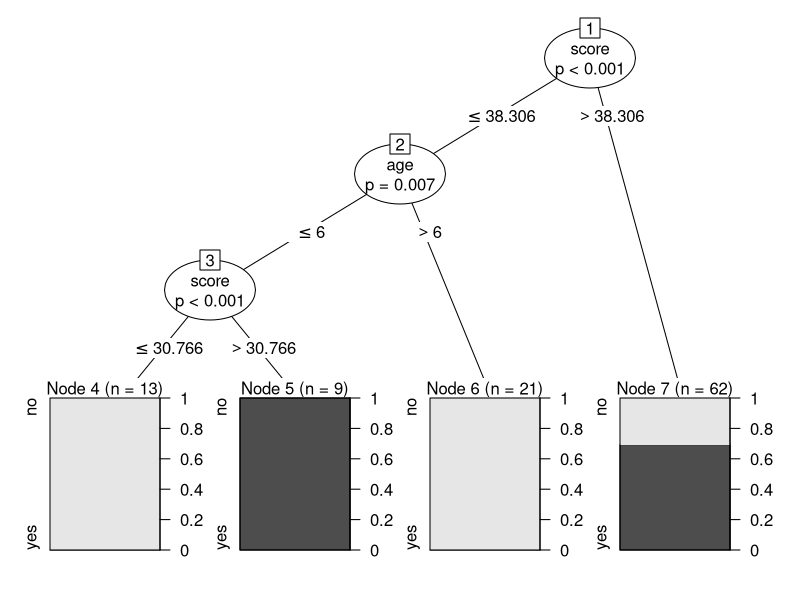
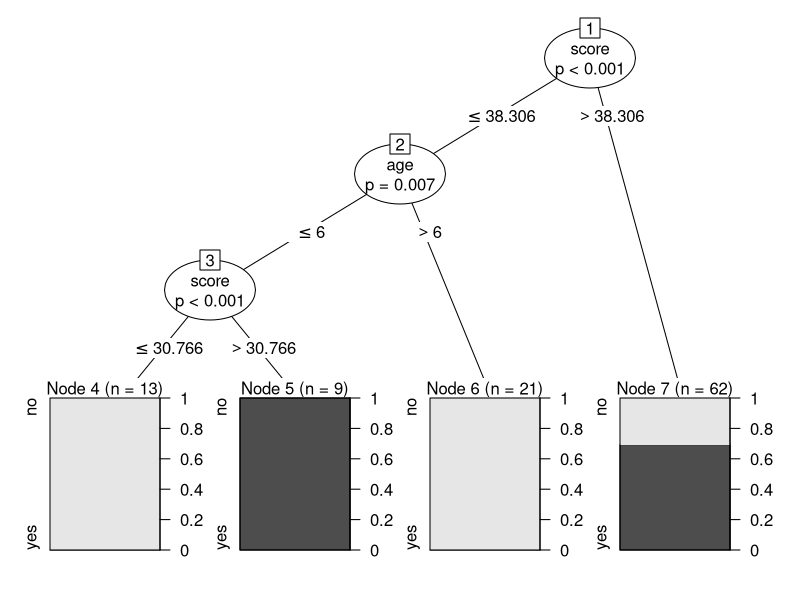

R code for these plots, in order:
library(party)
print(head(readingSkills))

input.dat = readingSkills[1:105,]
output.tree = ctree(nativeSpeaker ~ age + shoeSize + score, data = input.dat)
plot(output.tree)
png(file="E:/decisiontree.png")
plot(output.tree, col="blue")
dev.off()
